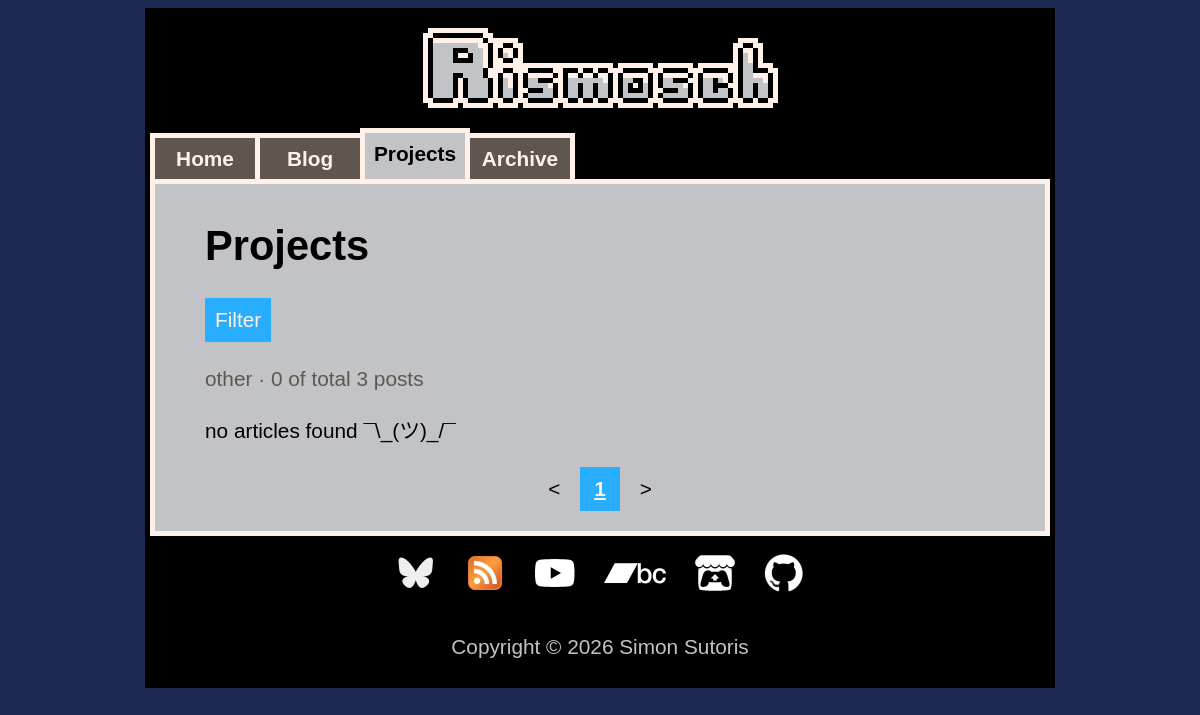
Page /website/projects.php on the earlier database version.
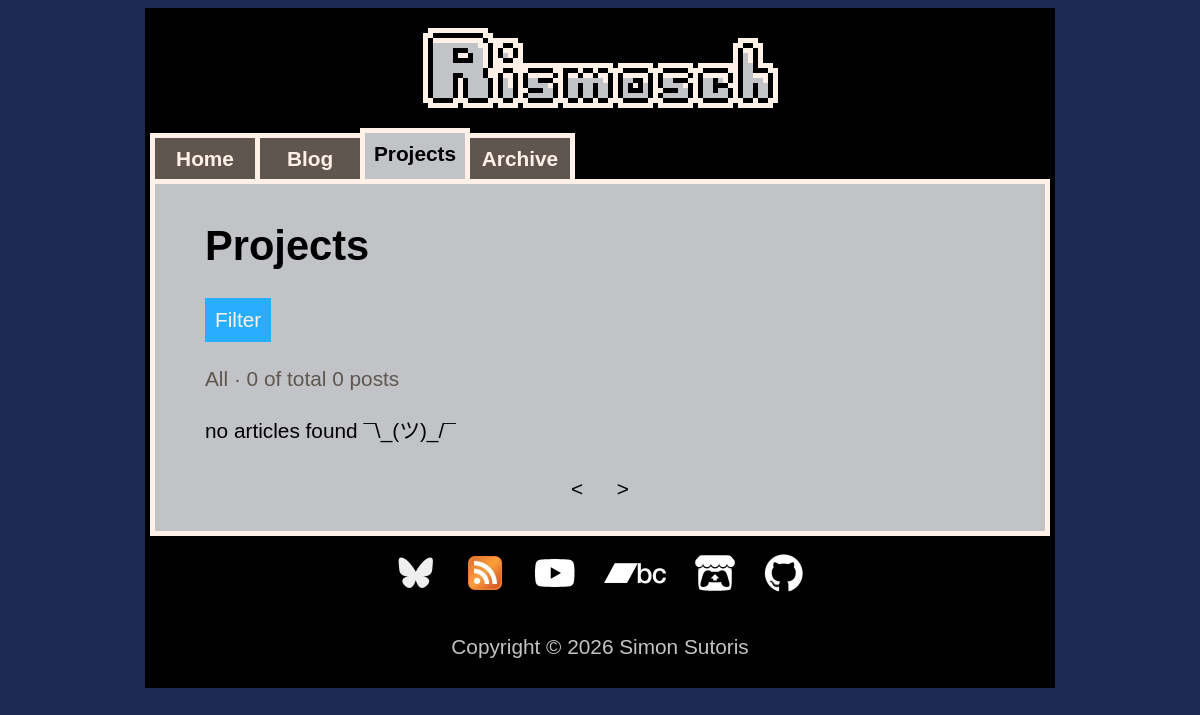
Same page on the later database version.
### tables this page shows
CREATE TABLE IF NOT EXISTS `Article_Categories` (
  `id` int(11) NOT NULL,
  `name` varchar(64) NOT NULL,
  PRIMARY KEY (`id`)
);

### website/php/articles_database.php (the view, shortened to what the changed rows need)
<?php
$categoryDefault = 0;
$blogTypeDefault = 0;
$showDefault = 10;
$pageDefault = 1;
if(isset($_GET["c"]))
	$category = intval($_GET["c"]);
else
	$category = $categoryDefault;
if(
	$category != 1 &&
	$category != 2 &&
    true)
	$category = $categoryDefault;
if($category != $categoryDefault)
	$categoryFilterString = "Articles.category_id = " . $category;
else
	$categoryFilterString = "true";
if(isset($_GET["bt"]))
	$blogType = intval($_GET["bt"]);
else
	$blogType = $blogTypeDefault;
if(
	$blogType != 1 &&
	$blogType != 2)
	$blogType = $blogTypeDefault;
if($blogType != $blogTypeDefault)
	$blogTypeFilterString = "Articles.blog_type_id = " . $blogType;
else
	$blogTypeFilterString = "true";
if(isset($_GET["show"]))
	$show = intval($_GET["show"]);
else
	$show = $showDefault;
if(isset($_GET["page"]))
	$page = intval($_GET["page"]);
else
	$page = $pageDefault;
$offset = ($page - 1) * $show;
function printDropdown($dbConn, $pageName, $tableName)
{
	global
		$category,
		$blogType,
		$show;
	if ($tableName == "Article_Categories") {
	    $selectedCategoryId = $category;
	} else {
	    $selectedCategoryId = $blogType;
	}
	$sqlSelectedCategory ="
		SELECT
			id,
			name
		FROM
			{$tableName}
		WHERE
			id = {$selectedCategoryId}
	";
	$selectedCategoryResult = mysqli_query($dbConn,$sqlSelectedCategory);
	$selectedCategoryNumRows = mysqli_num_rows($selectedCategoryResult);
	if($selectedCategoryNumRows > 0)
	{
		$selectedCategoryRow = mysqli_fetch_assoc($selectedCategoryResult);
		$selectedCategoryId = $selectedCategoryRow['id'];
		$selectedCategoryName = $selectedCategoryRow['name'];
	}
	else
	{
		$selectedCategoryId = 0;
		$selectedCategoryName = "All";
	}
	echo "
		<div class=\"dropdown\">
			<button class=\"dropdownButton dropdownCategory\" id=\"dropdownButton\">Filter</button>
			<div class=\"dropdownContent dropdownCategory\">
				<a href=\"https://www.rismosch.com/{$pageName}?c=0&bt=0&show={$show}&page=0\" ";
	if ($selectedCategoryId == 0)
		echo "class=\"dropdown_selected\"";
	echo ">Show All</a>\n";
	echo "
			</div>
		</div>
	";
	echo "<p style=\"color:var(--pico-8-dark-grey);\">{$selectedCategoryName} &#183; ";
}
function printArticles($dbConn, $pageName, $category_column_name)
{
	global
		$categoryFilterString,
		$blogTypeFilterString,
		$show,
		$offset,
		$article_type_id;
	$sqlArticles = "
		SELECT
			Articles.id AS id,
			Article_Types.name AS type,
			Article_Categories.name AS category,
			Blog_Types.name AS blog_type,
			Articles.title AS title,
			Articles.timestamp AS timestamp,
			Articles.link AS link,
			Articles.thumbnail_path AS thumbnail_path
		FROM
			Articles,
			Article_Categories,
			Article_Types,
			Blog_Types
		WHERE
			Articles.category_id = Article_Categories.id AND
			Articles.type_id = Article_Types.id AND
			Articles.type_id = {$article_type_id} AND
			{$categoryFilterString} AND
			{$blogTypeFilterString} AND
			Articles.blog_type_id = Blog_Types.id AND
			Articles.deprecated IS NULL OR Articles.deprecated = ''
		ORDER BY
			Articles.timestamp DESC
		LIMIT
			{$offset},
			{$show}
	";
	$result = mysqli_query($dbConn,$sqlArticles);
	$numRows = mysqli_num_rows($result);
	$totalRowsResult = mysqli_query($dbConn,"SELECT COUNT(id) as count FROM Articles WHERE type_id={$article_type_id} AND {$categoryFilterString} AND {$blogTypeFilterString} AND Articles.deprecated IS NULL OR Articles.deprecated = ''");
	$row = mysqli_fetch_assoc($totalRowsResult);
	echo "{$numRows} of total {$row['count']} posts</p>";
	if($numRows > 0)
	{
		PrintArticleTableTop();
		while($row = mysqli_fetch_assoc($result))
		{
			PrintArticleTableEntry($row, false, $category_column_name);
		}
		PrintArticleTableBottom();
	}
	else
	{
		echo "<p>no articles found &#175;&#92;&#95;&#40;&#12484;&#41;&#95;&#47;&#175;</p>";
	}
}
function printSelector($dbConn, $pageName)
{
	global
		$category,
		$blogType,
		$categoryFilterString,
		$blogTypeFilterString,
		$show,
		$page,
		$article_type_id;
	$sqlCount ="
		SELECT
			COUNT(id) as COUNT
		FROM
			Articles
		WHERE
			Articles.type_id = {$article_type_id} AND
			{$categoryFilterString} AND
			{$blogTypeFilterString} AND
		    Articles.deprecated IS NULL OR Articles.deprecated = ''
	";
	echo "
		<div class=\"page_selector\">
	";
	$countResult = mysqli_query($dbConn,$sqlCount);
	$countNumRows = mysqli_num_rows($countResult);
	if($countNumRows > 0)
	{
		$countRow = mysqli_fetch_assoc($countResult);
		$totalCount = $countRow['COUNT'];
		$pageCount = intdiv($totalCount,$show);
		if($totalCount % $show != 0)
			++$pageCount;
		if($page > 1 && $page < $pageCount + 1)
		{
			$previousPage = $page - 1;
			echo "
				<a title=\"{$previousPage}\" href=\"https://www.rismosch.com/{$pageName}?c={$category}&bt={$blogType}&show={$show}&page={$previousPage}\" class=\"button\">&lt;</a>
			";
		}
		else
		{
			echo "
				<span class=\"button button_inactive\">&lt;</span>
			";
		}
		for($i = 1; $i <= $pageCount; ++$i)
		{
			echo "
				<a title=\"{$i}\" href=\"https://www.rismosch.com/{$pageName}?c={$category}&bt={$blogType}&show={$show}&page={$i}\" class=\"button\">";
			if($page == $i)
				echo "<u><b>{$i}</b></u>";
			else
				echo $i;
			echo "</a>\n";
		}
		if($page < $pageCount && $page > 0)
		{
			$nextPage = $page + 1;
			echo "
				<a title=\"{$nextPage}\" href=\"https://www.rismosch.com/{$pageName}?c={$category}&bt={$blogType}&show={$show}&page={$nextPage}\" class=\"button\">&gt;</a>
			";
		}
		else
		{
			echo "
				<span class=\"button button_inactive\">&gt;</span>
			";
		}
	}
	echo "
		</div>
	";
}
?>

Differences in the rows shown:
removed article_categories: name "other"
Other differences:
$selectedCategoryName: (not shown) → "All"
$row['count']: "3" → "0"
list line gone: "1"
